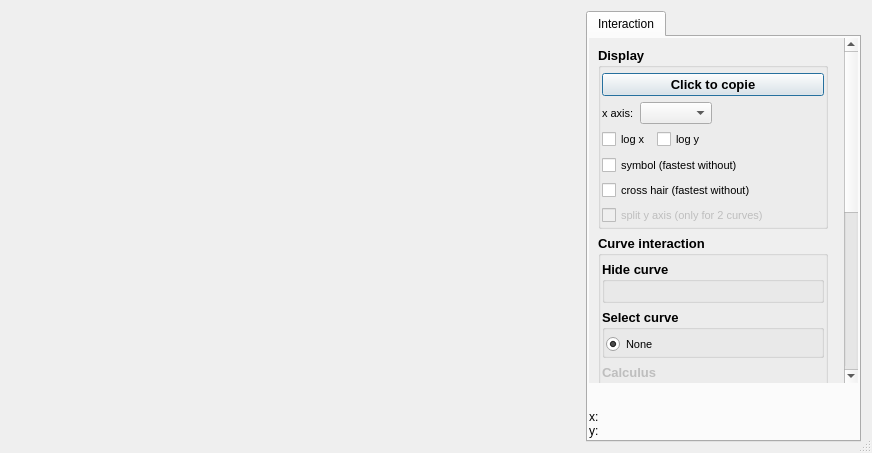
<?xml version="1.0" encoding="UTF-8"?>
<ui version="4.0">
 <class>Dialog</class>
 <widget class="QDialog" name="Dialog">
  <property name="windowModality">
   <enum>Qt::NonModal</enum>
  </property>
  <property name="enabled">
   <bool>true</bool>
  </property>
  <property name="geometry">
   <rect>
    <x>0</x>
    <y>0</y>
    <width>872</width>
    <height>453</height>
   </rect>
  </property>
  <property name="windowTitle">
   <string>Dialog</string>
  </property>
  <property name="sizeGripEnabled">
   <bool>true</bool>
  </property>
  <property name="modal">
   <bool>false</bool>
  </property>
  <layout class="QHBoxLayout" name="horizontalLayout_2">
   <item>
    <layout class="QHBoxLayout" name="horizontalLayout">
     <item>
      <widget class="PlotWidget" name="plotWidget" native="true"/>
     </item>
     <item>
      <widget class="QTabWidget" name="tabWidget">
       <property name="enabled">
        <bool>true</bool>
       </property>
       <property name="sizePolicy">
        <sizepolicy hsizetype="Preferred" vsizetype="Minimum">
         <horstretch>0</horstretch>
         <verstretch>0</verstretch>
        </sizepolicy>
       </property>
       <property name="minimumSize">
        <size>
         <width>275</width>
         <height>0</height>
        </size>
       </property>
       <property name="maximumSize">
        <size>
         <width>275</width>
         <height>16777215</height>
        </size>
       </property>
       <property name="currentIndex">
        <number>0</number>
       </property>
       <widget class="QWidget" name="tabInteraction">
        <property name="sizePolicy">
         <sizepolicy hsizetype="Preferred" vsizetype="Minimum">
          <horstretch>0</horstretch>
          <verstretch>0</verstretch>
         </sizepolicy>
        </property>
        <property name="minimumSize">
         <size>
          <width>0</width>
          <height>0</height>
         </size>
        </property>
        <property name="maximumSize">
         <size>
          <width>275</width>
          <height>16777215</height>
         </size>
        </property>
        <property name="layoutDirection">
         <enum>Qt::LeftToRight</enum>
        </property>
        <property name="autoFillBackground">
         <bool>false</bool>
        </property>
        <attribute name="title">
         <string>Interaction</string>
        </attribute>
        <layout class="QVBoxLayout" name="verticalLayout">
         <property name="leftMargin">
          <number>1</number>
         </property>
         <property name="topMargin">
          <number>1</number>
         </property>
         <property name="rightMargin">
          <number>1</number>
         </property>
         <property name="bottomMargin">
          <number>1</number>
         </property>
         <item>
          <widget class="QScrollArea" name="scrollAreaInteraction">
           <property name="sizePolicy">
            <sizepolicy hsizetype="Preferred" vsizetype="Expanding">
             <horstretch>0</horstretch>
             <verstretch>0</verstretch>
            </sizepolicy>
           </property>
           <property name="maximumSize">
            <size>
             <width>275</width>
             <height>16777215</height>
            </size>
           </property>
           <property name="frameShape">
            <enum>QFrame::NoFrame</enum>
           </property>
           <property name="frameShadow">
            <enum>QFrame::Plain</enum>
           </property>
           <property name="lineWidth">
            <number>0</number>
           </property>
           <property name="horizontalScrollBarPolicy">
            <enum>Qt::ScrollBarAlwaysOff</enum>
           </property>
           <property name="widgetResizable">
            <bool>true</bool>
           </property>
           <widget class="QWidget" name="scrollAreaWidgetInteraction">
            <property name="geometry">
             <rect>
              <x>0</x>
              <y>-234</y>
              <width>250</width>
              <height>619</height>
             </rect>
            </property>
            <property name="sizePolicy">
             <sizepolicy hsizetype="Preferred" vsizetype="Minimum">
              <horstretch>0</horstretch>
              <verstretch>0</verstretch>
             </sizepolicy>
            </property>
            <property name="maximumSize">
             <size>
              <width>275</width>
              <height>16777215</height>
             </size>
            </property>
            <layout class="QVBoxLayout" name="verticalLayout_12">
             <item>
              <layout class="QVBoxLayout" name="verticalLayoutInteraction">
               <property name="sizeConstraint">
                <enum>QLayout::SetDefaultConstraint</enum>
               </property>
               <item>
                <widget class="QGroupBox" name="groupBoxDisplay">
                 <property name="sizePolicy">
                  <sizepolicy hsizetype="Minimum" vsizetype="Minimum">
                   <horstretch>0</horstretch>
                   <verstretch>0</verstretch>
                  </sizepolicy>
                 </property>
                 <property name="maximumSize">
                  <size>
                   <width>230</width>
                   <height>16777215</height>
                  </size>
                 </property>
                 <property name="font">
                  <font>
                   <pointsize>10</pointsize>
                   <weight>75</weight>
                   <bold>true</bold>
                  </font>
                 </property>
                 <property name="title">
                  <string>Display</string>
                 </property>
                 <layout class="QVBoxLayout" name="verticalLayout_4">
                  <property name="leftMargin">
                   <number>1</number>
                  </property>
                  <property name="topMargin">
                   <number>5</number>
                  </property>
                  <property name="rightMargin">
                   <number>1</number>
                  </property>
                  <property name="bottomMargin">
                   <number>1</number>
                  </property>
                  <item>
                   <widget class="QPushButton" name="pushButtonCopy">
                    <property name="text">
                     <string>Click to copie</string>
                    </property>
                   </widget>
                  </item>
                  <item>
                   <layout class="QHBoxLayout" name="horizontalLayoutXAxis">
                    <item>
                     <widget class="QLabel" name="labelXAxis">
                      <property name="font">
                       <font>
                        <pointsize>8</pointsize>
                        <weight>50</weight>
                        <bold>false</bold>
                       </font>
                      </property>
                      <property name="text">
                       <string>x axis:</string>
                      </property>
                     </widget>
                    </item>
                    <item>
                     <widget class="QComboBox" name="comboBoxXAxis">
                      <property name="font">
                       <font>
                        <pointsize>8</pointsize>
                        <weight>50</weight>
                        <bold>false</bold>
                       </font>
                      </property>
                     </widget>
                    </item>
                    <item>
                     <spacer name="horizontalSpacerXAxis">
                      <property name="orientation">
                       <enum>Qt::Horizontal</enum>
                      </property>
                      <property name="sizeHint" stdset="0">
                       <size>
                        <width>40</width>
                        <height>20</height>
                       </size>
                      </property>
                     </spacer>
                    </item>
                   </layout>
                  </item>
                  <item>
                   <layout class="QHBoxLayout" name="horizontalLayoutLog">
                    <item>
                     <widget class="QCheckBox" name="checkBoxLogX">
                      <property name="font">
                       <font>
                        <pointsize>8</pointsize>
                        <weight>50</weight>
                        <bold>false</bold>
                       </font>
                      </property>
                      <property name="text">
                       <string>log x</string>
                      </property>
                     </widget>
                    </item>
                    <item>
                     <widget class="QCheckBox" name="checkBoxLogY">
                      <property name="font">
                       <font>
                        <pointsize>8</pointsize>
                        <weight>50</weight>
                        <bold>false</bold>
                       </font>
                      </property>
                      <property name="text">
                       <string>log y</string>
                      </property>
                     </widget>
                    </item>
                    <item>
                     <spacer name="horizontalSpacer_2">
                      <property name="orientation">
                       <enum>Qt::Horizontal</enum>
                      </property>
                      <property name="sizeHint" stdset="0">
                       <size>
                        <width>40</width>
                        <height>20</height>
                       </size>
                      </property>
                     </spacer>
                    </item>
                   </layout>
                  </item>
                  <item>
                   <widget class="QCheckBox" name="checkBoxSymbol">
                    <property name="font">
                     <font>
                      <pointsize>8</pointsize>
                      <weight>50</weight>
                      <bold>false</bold>
                     </font>
                    </property>
                    <property name="text">
                     <string>symbol (fastest without)</string>
                    </property>
                   </widget>
                  </item>
                  <item>
                   <widget class="QCheckBox" name="checkBoxCrossHair">
                    <property name="font">
                     <font>
                      <pointsize>8</pointsize>
                      <weight>50</weight>
                      <bold>false</bold>
                     </font>
                    </property>
                    <property name="text">
                     <string>cross hair (fastest without)</string>
                    </property>
                    <property name="checked">
                     <bool>false</bool>
                    </property>
                   </widget>
                  </item>
                  <item>
                   <widget class="QCheckBox" name="checkBoxSplitYAxis">
                    <property name="enabled">
                     <bool>false</bool>
                    </property>
                    <property name="font">
                     <font>
                      <pointsize>8</pointsize>
                      <weight>50</weight>
                      <bold>false</bold>
                     </font>
                    </property>
                    <property name="text">
                     <string>split y axis (only for 2 curves)</string>
                    </property>
                   </widget>
                  </item>
                 </layout>
                </widget>
               </item>
               <item>
                <widget class="QGroupBox" name="groupBoxCurveInteraction">
                 <property name="enabled">
                  <bool>true</bool>
                 </property>
                 <property name="sizePolicy">
                  <sizepolicy hsizetype="Minimum" vsizetype="Minimum">
                   <horstretch>0</horstretch>
                   <verstretch>0</verstretch>
                  </sizepolicy>
                 </property>
                 <property name="maximumSize">
                  <size>
                   <width>230</width>
                   <height>16777215</height>
                  </size>
                 </property>
                 <property name="font">
                  <font>
                   <pointsize>10</pointsize>
                   <weight>75</weight>
                   <bold>true</bold>
                  </font>
                 </property>
                 <property name="title">
                  <string>Curve interaction</string>
                 </property>
                 <layout class="QVBoxLayout" name="verticalLayout_2">
                  <property name="leftMargin">
                   <number>1</number>
                  </property>
                  <property name="topMargin">
                   <number>5</number>
                  </property>
                  <property name="rightMargin">
                   <number>1</number>
                  </property>
                  <property name="bottomMargin">
                   <number>1</number>
                  </property>
                  <item>
                   <widget class="QGroupBox" name="groupBoxHide">
                    <property name="maximumSize">
                     <size>
                      <width>225</width>
                      <height>16777215</height>
                     </size>
                    </property>
                    <property name="font">
                     <font>
                      <weight>75</weight>
                      <bold>true</bold>
                     </font>
                    </property>
                    <property name="title">
                     <string>Hide curve</string>
                    </property>
                    <layout class="QVBoxLayout" name="verticalLayout_8">
                     <item>
                      <layout class="QVBoxLayout" name="verticalLayoutHide"/>
                     </item>
                    </layout>
                   </widget>
                  </item>
                  <item>
                   <widget class="QGroupBox" name="groupBoxPlotDataItem">
                    <property name="sizePolicy">
                     <sizepolicy hsizetype="Minimum" vsizetype="Minimum">
                      <horstretch>0</horstretch>
                      <verstretch>0</verstretch>
                     </sizepolicy>
                    </property>
                    <property name="maximumSize">
                     <size>
                      <width>225</width>
                      <height>16777215</height>
                     </size>
                    </property>
                    <property name="font">
                     <font>
                      <pointsize>10</pointsize>
                      <weight>75</weight>
                      <bold>true</bold>
                     </font>
                    </property>
                    <property name="title">
                     <string>Select curve</string>
                    </property>
                    <layout class="QVBoxLayout" name="verticalLayout_3">
                     <property name="leftMargin">
                      <number>1</number>
                     </property>
                     <property name="topMargin">
                      <number>5</number>
                     </property>
                     <property name="rightMargin">
                      <number>1</number>
                     </property>
                     <property name="bottomMargin">
                      <number>1</number>
                     </property>
                     <item>
                      <layout class="QVBoxLayout" name="verticalLayoutPlotDataItem">
                       <item>
                        <widget class="QRadioButton" name="radioButtonFitNone">
                         <property name="enabled">
                          <bool>true</bool>
                         </property>
                         <property name="font">
                          <font>
                           <pointsize>8</pointsize>
                           <weight>50</weight>
                           <bold>false</bold>
                          </font>
                         </property>
                         <property name="text">
                          <string>None</string>
                         </property>
                         <property name="checked">
                          <bool>true</bool>
                         </property>
                        </widget>
                       </item>
                      </layout>
                     </item>
                    </layout>
                   </widget>
                  </item>
                  <item>
                   <widget class="QGroupBox" name="groupBoxCalculus">
                    <property name="enabled">
                     <bool>false</bool>
                    </property>
                    <property name="maximumSize">
                     <size>
                      <width>225</width>
                      <height>16777215</height>
                     </size>
                    </property>
                    <property name="title">
                     <string>Calculus</string>
                    </property>
                    <layout class="QHBoxLayout" name="horizontalLayout_3">
                     <item>
                      <widget class="QCheckBox" name="checkBoxDifferentiate">
                       <property name="font">
                        <font>
                         <weight>50</weight>
                         <bold>false</bold>
                        </font>
                       </property>
                       <property name="text">
                        <string>differentiate</string>
                       </property>
                      </widget>
                     </item>
                     <item>
                      <widget class="QCheckBox" name="checkBoxIntegrate">
                       <property name="font">
                        <font>
                         <weight>50</weight>
                         <bold>false</bold>
                        </font>
                       </property>
                       <property name="text">
                        <string>integrate</string>
                       </property>
                      </widget>
                     </item>
                     <item>
                      <spacer name="horizontalSpacer_5">
                       <property name="orientation">
                        <enum>Qt::Horizontal</enum>
                       </property>
                       <property name="sizeHint" stdset="0">
                        <size>
                         <width>40</width>
                         <height>20</height>
                        </size>
                       </property>
                      </spacer>
                     </item>
                    </layout>
                   </widget>
                  </item>
                  <item>
                   <widget class="QGroupBox" name="groupBoxStatistics">
                    <property name="enabled">
                     <bool>false</bool>
                    </property>
                    <property name="title">
                     <string>Statistics</string>
                    </property>
                    <layout class="QVBoxLayout" name="verticalLayout_10">
                     <item>
                      <layout class="QVBoxLayout" name="verticalLayout_11">
                       <item>
                        <layout class="QVBoxLayout" name="verticalLayoutStatistics">
                         <item>
                          <layout class="QHBoxLayout" name="horizontalLayoutStatistics">
                           <item>
                            <widget class="QCheckBox" name="checkBoxStatistics">
                             <property name="font">
                              <font>
                               <pointsize>8</pointsize>
                               <weight>50</weight>
                               <bold>false</bold>
                              </font>
                             </property>
                             <property name="text">
                              <string>histogram</string>
                             </property>
                            </widget>
                           </item>
                           <item>
                            <widget class="QSpinBox" name="spinBoxStatistics">
                             <property name="maximumSize">
                              <size>
                               <width>60</width>
                               <height>16777215</height>
                              </size>
                             </property>
                             <property name="font">
                              <font>
                               <pointsize>8</pointsize>
                               <weight>50</weight>
                               <bold>false</bold>
                              </font>
                             </property>
                             <property name="suffix">
                              <string>  bin</string>
                             </property>
                             <property name="prefix">
                              <string/>
                             </property>
                             <property name="minimum">
                              <number>1</number>
                             </property>
                             <property name="maximum">
                              <number>1000000</number>
                             </property>
                             <property name="value">
                              <number>10</number>
                             </property>
                            </widget>
                           </item>
                           <item>
                            <spacer name="horizontalSpacer">
                             <property name="orientation">
                              <enum>Qt::Horizontal</enum>
                             </property>
                             <property name="sizeHint" stdset="0">
                              <size>
                               <width>40</width>
                               <height>20</height>
                              </size>
                             </property>
                            </spacer>
                           </item>
                          </layout>
                         </item>
                         <item>
                          <widget class="QLabel" name="statisticsLabel">
                           <property name="maximumSize">
                            <size>
                             <width>16777215</width>
                             <height>0</height>
                            </size>
                           </property>
                           <property name="font">
                            <font>
                             <pointsize>8</pointsize>
                             <weight>50</weight>
                             <bold>false</bold>
                            </font>
                           </property>
                           <property name="text">
                            <string/>
                           </property>
                          </widget>
                         </item>
                        </layout>
                       </item>
                      </layout>
                     </item>
                    </layout>
                   </widget>
                  </item>
                  <item>
                   <widget class="QGroupBox" name="groupBoxNormalize">
                    <property name="enabled">
                     <bool>false</bool>
                    </property>
                    <property name="title">
                     <string>Normalize</string>
                    </property>
                    <layout class="QVBoxLayout" name="verticalLayout_9">
                     <item>
                      <layout class="QVBoxLayout" name="verticalLayout_7">
                       <item>
                        <layout class="QHBoxLayout" name="horizontalLayout_6">
                         <item>
                          <widget class="QCheckBox" name="checkBoxUnwrap">
                           <property name="font">
                            <font>
                             <pointsize>8</pointsize>
                             <weight>50</weight>
                             <bold>false</bold>
                            </font>
                           </property>
                           <property name="text">
                            <string>unwrap</string>
                           </property>
                          </widget>
                         </item>
                         <item>
                          <widget class="QCheckBox" name="checkBoxRemoveSlope">
                           <property name="font">
                            <font>
                             <pointsize>8</pointsize>
                             <weight>50</weight>
                             <bold>false</bold>
                            </font>
                           </property>
                           <property name="text">
                            <string>remove slop</string>
                           </property>
                          </widget>
                         </item>
                        </layout>
                       </item>
                      </layout>
                     </item>
                    </layout>
                   </widget>
                  </item>
                  <item>
                   <widget class="QGroupBox" name="groupBoxFFT">
                    <property name="enabled">
                     <bool>false</bool>
                    </property>
                    <property name="maximumSize">
                     <size>
                      <width>225</width>
                      <height>16777215</height>
                     </size>
                    </property>
                    <property name="font">
                     <font>
                      <pointsize>10</pointsize>
                      <weight>75</weight>
                      <bold>true</bold>
                     </font>
                    </property>
                    <property name="title">
                     <string>FFT</string>
                    </property>
                    <layout class="QHBoxLayout" name="horizontalLayout_4">
                     <property name="leftMargin">
                      <number>1</number>
                     </property>
                     <property name="topMargin">
                      <number>5</number>
                     </property>
                     <property name="rightMargin">
                      <number>1</number>
                     </property>
                     <property name="bottomMargin">
                      <number>1</number>
                     </property>
                     <item>
                      <widget class="QCheckBox" name="checkBoxFFT">
                       <property name="font">
                        <font>
                         <pointsize>8</pointsize>
                         <weight>50</weight>
                         <bold>false</bold>
                        </font>
                       </property>
                       <property name="text">
                        <string>FFT</string>
                       </property>
                      </widget>
                     </item>
                     <item>
                      <widget class="QCheckBox" name="checkBoxFFTnoDC">
                       <property name="font">
                        <font>
                         <pointsize>8</pointsize>
                         <weight>50</weight>
                         <bold>false</bold>
                        </font>
                       </property>
                       <property name="text">
                        <string>FFT (no DC)</string>
                       </property>
                      </widget>
                     </item>
                     <item>
                      <widget class="QCheckBox" name="checkBoxIFFT">
                       <property name="font">
                        <font>
                         <pointsize>8</pointsize>
                         <weight>50</weight>
                         <bold>false</bold>
                        </font>
                       </property>
                       <property name="text">
                        <string>IFFT</string>
                       </property>
                      </widget>
                     </item>
                     <item>
                      <spacer name="horizontalSpacer_6">
                       <property name="orientation">
                        <enum>Qt::Horizontal</enum>
                       </property>
                       <property name="sizeHint" stdset="0">
                        <size>
                         <width>40</width>
                         <height>20</height>
                        </size>
                       </property>
                      </spacer>
                     </item>
                    </layout>
                   </widget>
                  </item>
                  <item>
                   <widget class="QGroupBox" name="groupBoxFiltering">
                    <property name="enabled">
                     <bool>false</bool>
                    </property>
                    <property name="maximumSize">
                     <size>
                      <width>225</width>
                      <height>16777215</height>
                     </size>
                    </property>
                    <property name="font">
                     <font>
                      <weight>75</weight>
                      <bold>true</bold>
                     </font>
                    </property>
                    <property name="title">
                     <string>Filtering</string>
                    </property>
                    <layout class="QVBoxLayout" name="verticalLayout_6">
                     <property name="leftMargin">
                      <number>1</number>
                     </property>
                     <property name="topMargin">
                      <number>1</number>
                     </property>
                     <property name="rightMargin">
                      <number>1</number>
                     </property>
                     <property name="bottomMargin">
                      <number>1</number>
                     </property>
                     <item>
                      <layout class="QVBoxLayout" name="verticalLayoutFilteringModel"/>
                     </item>
                    </layout>
                   </widget>
                  </item>
                  <item>
                   <widget class="QGroupBox" name="groupBoxFit">
                    <property name="enabled">
                     <bool>false</bool>
                    </property>
                    <property name="maximumSize">
                     <size>
                      <width>225</width>
                      <height>16777215</height>
                     </size>
                    </property>
                    <property name="font">
                     <font>
                      <pointsize>10</pointsize>
                      <weight>75</weight>
                      <bold>true</bold>
                     </font>
                    </property>
                    <property name="title">
                     <string>Fit</string>
                    </property>
                    <layout class="QVBoxLayout" name="verticalLayout_5">
                     <property name="leftMargin">
                      <number>1</number>
                     </property>
                     <property name="topMargin">
                      <number>5</number>
                     </property>
                     <property name="rightMargin">
                      <number>1</number>
                     </property>
                     <property name="bottomMargin">
                      <number>1</number>
                     </property>
                     <item>
                      <layout class="QVBoxLayout" name="verticalLayoutFitModel"/>
                     </item>
                    </layout>
                   </widget>
                  </item>
                 </layout>
                </widget>
               </item>
              </layout>
             </item>
            </layout>
           </widget>
          </widget>
         </item>
         <item>
          <widget class="QLabel" name="labelLivePlot">
           <property name="text">
            <string/>
           </property>
           <property name="textFormat">
            <enum>Qt::RichText</enum>
           </property>
          </widget>
         </item>
         <item>
          <widget class="QLabel" name="labelCoordinate">
           <property name="sizePolicy">
            <sizepolicy hsizetype="Preferred" vsizetype="Preferred">
             <horstretch>0</horstretch>
             <verstretch>0</verstretch>
            </sizepolicy>
           </property>
           <property name="minimumSize">
            <size>
             <width>0</width>
             <height>30</height>
            </size>
           </property>
           <property name="text">
            <string>&lt;html&gt;&lt;head/&gt;&lt;body&gt;&lt;p&gt;x:&lt;br/&gt;y:&lt;/p&gt;&lt;/body&gt;&lt;/html&gt;</string>
           </property>
          </widget>
         </item>
        </layout>
       </widget>
      </widget>
     </item>
    </layout>
   </item>
  </layout>
 </widget>
 <customwidgets>
  <customwidget>
   <class>PlotWidget</class>
   <extends>QWidget</extends>
   <header>.plotWidget</header>
   <container>1</container>
  </customwidget>
 </customwidgets>
 <resources/>
 <connections/>
</ui>
